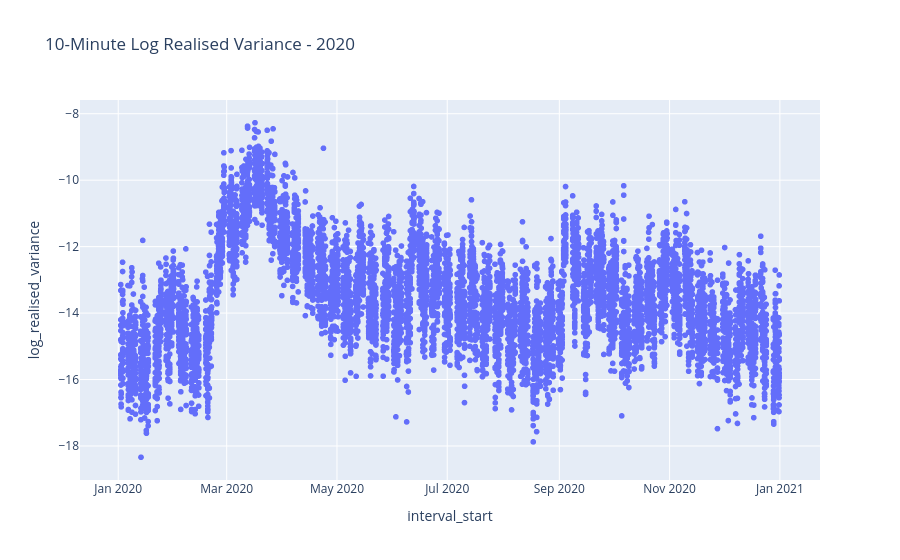

The code cell stored with this chart in its notebook:
### Code cell
sample = data[(data["interval_start"] >= "2020-01-01") & (data["interval_start"] < "2021-01-01")].copy()

fig = px.scatter(sample, x="interval_start", y="log_realised_variance", title="10-Minute Log Realised Variance - 2020")
fig.show()

### Figure 1 — Plotly figure (JSON) as saved in the notebook; plotly's stock layout.template omitted (floating-point values rounded to 4 significant figures; data arrays with more than 128 entries replaced by an {"elided": "..."} marker saying what was removed)
{"data": [{"hovertemplate": "interval_start=%{x}<br>log_realised_variance=%{y}<extra></extra>", "legendgroup": "", "marker": {"color": "#636efa", "symbol": "circle"}, "mode": "markers", "name": "", "showlegend": false, "type": "scattergl", "x": {"elided": "8348 str values"}, "xaxis": "x", "y": {"elided": "8348 float values"}, "yaxis": "y"}], "layout": {"legend": {"tracegroupgap": 0}, "title": {"text": "10-Minute Log Realised Variance - 2020"}, "xaxis": {"anchor": "y", "domain": [0, 1], "title": {"text": "interval_start"}}, "yaxis": {"anchor": "x", "domain": [0, 1], "title": {"text": "log_realised_variance"}}}}
